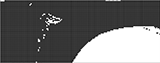
%> input picture ScrrenshotTransPig/160/入环靠外.png, 160 x 63 px
$ octave demo.m   (GNU Octave 9; MATLAB toolbox functions it lacks are replaced by stand-ins)
%> lines starting %> are read from the running program, lines starting %| are printed output that depends on the picture; in (x1, y1, x2, y2) boxes, pixels count from 0 and x2, y2 are one past the last pixel; in counts of white or black regions, pixels touching at a corner belong together; the program's own positions count from 1
image=imread('入环靠外.png');
%> image is the input picture: size 63x160x3 uint8; mean R, G, B 106.1, 106.1, 106.1
image2gray=rgb2gray(image);
T = graythresh(image2gray);
%> T = 0.596
M = imbinarize(image2gray,T);%二值化
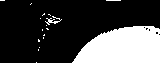
%> M: size 63x160 logical; 26.3% white; 17 white regions (15 under 20 px), largest, box (x1, y1, x2, y2) and area: (72, 26, 160, 63) 2551, (45, 16, 62, 25) 53

% 变量申明
M_left =[] ;  %记录左边线的轨迹
M_right = []; %记录右边线的轨迹
flag = 0;     %判断图的三种类型。


% 最左边为白色,最右边为黑色时

if M(63,1)==1&&M(63,160)==0
    flag = 0;           % 将flag置为0
    num_l =0;             %计数
    i = 63;

    while M(i,1)==1      %得到最左边白点连续扩展到的最高点
        M_left(num_l*2+1)=i;  %记录纵坐标
        M_left(num_l*2+2)=1;  %记录横坐标
        final =i;
        i=i-1;
        num_l=num_l+1;
    end

    i=160;
    while 1           %得到左边为白点的黑点
        if M(63,i)==0&&M(63,i-1)&&M(63,i-2)==1&&M(63,i-3)==1
            M_right(1) =63;
            M_right(2) = i;
            break;
        end
        i=i-1;

    end


% 最左边为黑色,最右边为白色时
%代码片段与flag==0类似

elseif M(63,160)==1&&M(63,1)==0
    flag =1;
    num_l = 0;
    i =63;

    while M(i,160)==1
        M_right(num_l*2+1) = i;
        M_right(num_l*2+2) = 160;
        final =i;
        i = i-1;
        num_l = num_l+1;
    end
%> this loop made 28 passes
%> (final, i) on passes 1 to 12: (63, 62), (62, 61), (61, 60), (60, 59), (59, 58), (58, 57), (57, 56), (56, 55), (55, 54), (54, 53), (53, 52), (52, 51)
%> after the loop, M_right = 56 values, max 160 at index 2, min 36 at index 55, mean 104.8

    i = 1;
    while 1
        if M(63,i)==0&&M(63,i+1)==1&&M(63,i+2)==1&&M(63,i+3)==1
            M_left(1)=63;
            M_left(2) = i;
            break;
        end
        i=i+1;
    end
%> after the loop, M_left = [63 72]; i = 72


    %最左和最右边都为黑线时,记录下来它们将划线的初始位置
elseif M(63,1)==0&&M(63,160)==0
    flag =2;
    i = 160;
    while 1
        if M(63,i)==0&&M(63,i-1)&&M(63,i-2)==1&&M(63,i-3)==1
            M_right(1)=63;
            M_right(2) = i;
            break;
        end
        i=i-1;
    end

    i = 1;
    while 1
        if M(63,i)==0&&M(63,i+1)==1&&M(63,i+2)==1&&M(63,i+3)==1
            M_left(1) =63;
            M_left(2) = i;
            break;
        end
        i=i+1;
    end


end


%当处于第一种情况时
if flag == 0
    yi=M_right(2);
    xi=M_right(1);
    num_l =0;
    while M_right(2*num_l+1)>=final
        num_l =num_l+1;
        if M(xi,yi-1)==0
            yi=yi-1;
            M_right(2*num_l+1)=xi;M_right(2*num_l+2)=yi;
            direction=1;
            continue;
        end
        if M(xi-1,yi-1)==0
            xi=xi-1;yi=yi-1;
            M_right(2*num_l+1)=xi;M_right(2*num_l+2)=yi;
            direction=2;
            continue;
        end
        if M(xi-1,yi)==0
            xi=xi-1;
            M_right(2*num_l+1)=xi;M_right(2*num_l+2)=yi;
            direction=3;
            continue;
        end
        if M(xi-1,yi+1)==0
            xi=xi-1;yi=yi+1;
            M_right(2*num_l+1)=xi;M_right(2*num_l+2)=yi;
            direction=4;
            continue;
        end
        if M(xi,yi+1)==0
           yi=yi+1;
           M_right(2*num_l+1)=xi;M_right(2*num_l+2)=yi;
           direction=5;
           continue;
        end
        if M(xi+1,yi+1)==0
           xi=xi+1;yi=yi+1;
           M_right(2*num_l+1)=xi;M_right(2*num_l+2)=yi;
           direction=6;
           continue;
        end
        if M(xi+1,yi)==0
           xi=xi+1;
           M_right(2*num_l+1)=xi;M_right(2*num_l+2)=yi;
           direction=7;
           continue;
        end
    end

end


%当处于第二种情况时，划线程序
if flag==1
    num_l = 0;
    yi = M_left(2);
%> yi = 72
    xi = M_left(1);
%> xi = 63
    while M_left(2*num_l+1)>=final
        num_l=num_l+1;


        if M(xi,yi+1)==0&&direction~=5
            yi=yi+1;
            M_left(2*num_l+1)=xi;M_left(2*num_l+2)=yi;
            direction=1;
            continue;
        end
        if M(xi-1,yi+1)==0
            xi=xi-1;yi=yi+1;
            M_left(2*num_l+1)=xi;M_left(2*num_l+2)=yi;
            direction=2;
            continue;
        end
        if M(xi-1,yi)==0
            xi=xi-1;
            M_left(2*num_l+1)=xi;M_left(2*num_l+2)=yi;
            direction=3;
            continue;
        end
        if M(xi-1,yi-1)==0
            xi=xi-1;yi=yi-1;
            M_left(2*num_l+1)=xi;M_left(2*num_l+2)=yi;
            direction=4;
            continue;
        end
        if M(xi,yi-1)==0
           yi=yi-1;
           M_left(2*num_l+1)=xi;M_left(2*num_l+2)=yi;
           direction=5;
           continue;
        end
        if M(xi+1,yi-1)==0
           yi=yi-1;
           M_left(2*num_l+1)=xi;M_left(2*num_l+2)=yi;
           direction=6;
           continue;
        end
        if M(xi+1,yi)==0
           xi=xi+1;
           M_left(2*num_l+1)=xi;M_left(2*num_l+2)=yi;
           direction=7;
           continue;
        end
    end
%> this loop made 31 passes
%> (xi, direction) on passes 1 to 12: (62, 2), (61, 2), (60, 3), (59, 2), (58, 2), (57, 3), (56, 2), (55, 2), (54, 3), (53, 2), (52, 2), (51, 2)
%> direction on passes 22, 26, 29: 1, 1, 1
%> after the loop, M_left = 64 values, max 99 at index 64, min 35 at index 63, mean 66.28
end


%当处于第三种情况的时候
if flag==2
    R_xi=M_right(1);
    R_yi=M_right(2);
    L_xi=M_left(1);
    L_yi=M_left(2);
    R_flat=1;L_flat=1;     %只有当R_flat和L_flat同时为1时，才继续执行while
    num_l=0  ;
        num_r=0;       %计数初始化
    direction =0;
    directionl =0;
    while R_flat&&L_flat
        while 1
            num_l=num_l+1;

            if L_yi==1||L_yi==160||L_xi==10
                L_flat=0;
                break;
            end
            if M(L_xi,L_yi+1)==0&&directionl~=5
                L_yi=L_yi+1;
                M_left(2*num_l+1)=L_xi;M_left(2*num_l+2)=L_yi;
                directionl=1;
                continue;
            end
            if M(L_xi-1,L_yi+1)==0
                L_xi=L_xi-1;L_yi=L_yi+1;
                M_left(2*num_l+1)=L_xi;M_left(2*num_l+2)=L_yi;
                directionl=2;
                break;
            end
            if M(L_xi-1,L_yi)==0
                L_xi=L_xi-1;
                M_left(2*num_l+1)=L_xi;M_left(2*num_l+2)=L_yi;
                directionl=3;
                break;
            end
            if M(L_xi-1,L_yi-1)==0
                L_xi=L_xi-1;L_yi=L_yi-1;
                M_left(2*num_l+1)=L_xi;M_left(2*num_l+2)=L_yi;
                directionl=4;
                break;
            end
            if M(L_xi,L_yi-1)==0
               L_yi=L_yi-1;
               M_left(2*num_l+1)=L_xi;M_left(2*num_l+2)=L_yi;
               directionl=5;
               break;
            end

            L_flat=0;
            break;
        end

        while 1
            if R_yi==1||R_xi==10
                R_flat=0;
                break;
            end
            num_r =num_r+1;
            if M(R_xi,R_yi-1)==0&&direction~=5
                R_yi=R_yi-1;
                M_right(2*num_r+1)=R_xi;M_right(2*num_r+2)=R_yi;
                direction=1;
                continue;
            end
            if M(R_xi-1,R_yi-1)==0
                R_xi=R_xi-1;R_yi=R_yi-1;
                M_right(2*num_r+1)=R_xi;M_right(2*num_r+2)=R_yi;
                direction=2;
                break;
            end
            if M(R_xi-1,R_yi)==0
                R_xi=R_xi-1;
                M_right(2*num_r+1)=R_xi;M_right(2*num_r+2)=R_yi;
                direction=3;
                break;
            end
            if M(R_xi-1,R_yi+1)==0
                R_xi=R_xi-1;R_yi=R_yi+1;
                M_right(2*num_r+1)=R_xi;M_right(2*num_r+2)=R_yi;
                direction=4;
                break;
            end
            if M(R_xi,R_yi+1)==0
               R_yi=R_yi+1;
               M_right(2*num_r+1)=R_xi;M_right(2*num_r+2)=R_yi;
               direction=5;
               continue;
            end
            R_flat=0;
            break;

        end
    end
end


N=ones(63,160);
r_end=length(M_right)/2;
%> r_end = 28
l_end=length(M_left)/2;
%> l_end = 32
for a=1:l_end
    xn=M_left(2*a-1);yn=M_left(2*a);
    N(xn,yn)=0;
end
%> this loop made 32 passes
%> (xn, yn) on passes 1 to 12: (63, 72), (62, 73), (61, 74), (60, 74), (59, 75), (58, 76), (57, 76), (56, 77), (55, 78), (54, 78), (53, 79), (52, 80)
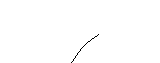
%> N: size 63x160 double; values 0 (black) and 1 (white), 99.7% white; black in thin lines or dots, all inside (x1, y1, x2, y2) = (71, 34, 99, 63)
for a=1:r_end
    xn=M_right(2*a-1);
    yn=M_right(2*a);
    N(xn,yn)=0;
end
%> this loop made 28 passes
%> xn on passes 1 to 12: 63, 62, 61, 60, 59, 58, 57, 56, 55, 54, 53, 52
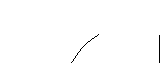
%> N: size 63x160 double; values 0 (black) and 1 (white), 99.4% white; black in thin lines or dots, all inside (x1, y1, x2, y2) = (71, 34, 160, 63)
subplot(2, 1, 1); imshow(M);%显示图片

subplot(2, 1, 2); imshow(N);

$ run again, with ScrrenshotTransPig/160/S弯前.png copied over ScrrenshotTransPig/160/入环靠外.png
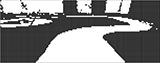
%> input picture ScrrenshotTransPig/160/S弯前.png, 160 x 63 px
%> image is the input picture: size 63x160x3 uint8; mean R, G, B 134.7, 134.7, 134.7
%> T = 0.592
%> `M = imbinarize(image2gray,T);`:
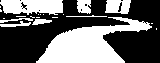
%> M: size 63x160 logical; 41.2% white; 21 white regions (13 under 20 px), largest, box (x1, y1, x2, y2) and area: (36, 17, 152, 63) 2590, (0, 0, 63, 15) 785, (105, 0, 131, 14) 293
%> after the loop `while 1`: M_right = [63 126]; i = 126
%> after the loop `while 1`: M_left = [63 36]; i = 36
%> `R_xi=M_right(1);`: R_xi = 63
%> `R_yi=M_right(2);`: R_yi = 126
%> `L_xi=M_left(1);`: L_xi = 63
%> `L_yi=M_left(2);`: L_yi = 36
%> after the loop `while R_flat&&L_flat`: L_xi = 32; L_yi = 64; M_left = 74 values, max 64 at index 74, min 32 at index 73, mean 47.84; M_right = 72 values, max 126 at index 2, min 33 at index 71, mean 79.62; R_xi = 33; R_yi = 111; direction = 4; directionl = 2; num_l = 36
%> l_end = 37
%> the loop `for a=1:l_end` made 37 passes
%> (xn, yn) on passes 1 to 8: (63, 36), (62, 36), (61, 37), (61, 38), (60, 39), (59, 39), (58, 40), (57, 41)
%> the loop `for a=1:r_end` made 36 passes
%> (xn, yn) on passes 1 to 8: (63, 126), (62, 126), (61, 125), (60, 124), (59, 123), (58, 122), (57, 121), (56, 120)
%> after the loop `for a=1:r_end`:
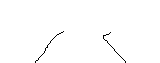
%> N: size 63x160 double; values 0 (black) and 1 (white), 99.3% white; black in thin lines or dots, all inside (x1, y1, x2, y2) = (35, 31, 126, 63)
